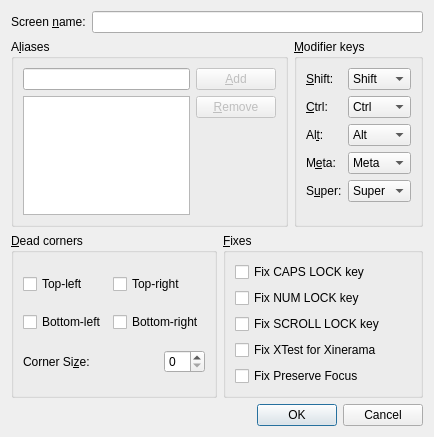
<?xml version="1.0" encoding="UTF-8"?>
<ui version="4.0">
 <class>ScreenSettingsDialog</class>
 <widget class="QDialog" name="ScreenSettingsDialog">
  <property name="geometry">
   <rect>
    <x>0</x>
    <y>0</y>
    <width>434</width>
    <height>437</height>
   </rect>
  </property>
  <property name="windowTitle">
   <string>Screen Settings</string>
  </property>
  <layout class="QVBoxLayout">
   <item>
    <layout class="QHBoxLayout">
     <item>
      <widget class="QLabel" name="label_7">
       <property name="text">
        <string>Screen &amp;name:</string>
       </property>
       <property name="buddy">
        <cstring>m_pLineEditName</cstring>
       </property>
      </widget>
     </item>
     <item>
      <widget class="QLineEdit" name="m_pLineEditName"/>
     </item>
    </layout>
   </item>
   <item>
    <layout class="QHBoxLayout">
     <item>
      <widget class="QGroupBox" name="m_pGroupAliases">
       <property name="enabled">
        <bool>true</bool>
       </property>
       <property name="title">
        <string>A&amp;liases</string>
       </property>
       <property name="checked">
        <bool>false</bool>
       </property>
       <layout class="QGridLayout">
        <item row="0" column="0">
         <widget class="QLineEdit" name="m_pLineEditAlias"/>
        </item>
        <item row="0" column="1">
         <widget class="QPushButton" name="m_pButtonAddAlias">
          <property name="enabled">
           <bool>false</bool>
          </property>
          <property name="text">
           <string>&amp;Add</string>
          </property>
         </widget>
        </item>
        <item row="1" column="0" rowspan="2">
         <widget class="QListWidget" name="m_pListAliases">
          <property name="selectionMode">
           <enum>QAbstractItemView::ExtendedSelection</enum>
          </property>
         </widget>
        </item>
        <item row="1" column="1">
         <widget class="QPushButton" name="m_pButtonRemoveAlias">
          <property name="enabled">
           <bool>false</bool>
          </property>
          <property name="text">
           <string>&amp;Remove</string>
          </property>
         </widget>
        </item>
        <item row="2" column="1">
         <spacer>
          <property name="orientation">
           <enum>Qt::Vertical</enum>
          </property>
          <property name="sizeHint" stdset="0">
           <size>
            <width>20</width>
            <height>126</height>
           </size>
          </property>
         </spacer>
        </item>
       </layout>
      </widget>
     </item>
     <item>
      <widget class="QGroupBox" name="m_pGroupModifiers">
       <property name="title">
        <string>&amp;Modifier keys</string>
       </property>
       <property name="checked">
        <bool>false</bool>
       </property>
       <layout class="QGridLayout">
        <item row="0" column="0">
         <widget class="QLabel" name="label_2">
          <property name="text">
           <string>&amp;Shift:</string>
          </property>
          <property name="buddy">
           <cstring>m_pComboBoxShift</cstring>
          </property>
         </widget>
        </item>
        <item row="0" column="1">
         <widget class="QComboBox" name="m_pComboBoxShift">
          <item>
           <property name="text">
            <string>Shift</string>
           </property>
          </item>
          <item>
           <property name="text">
            <string>Ctrl</string>
           </property>
          </item>
          <item>
           <property name="text">
            <string>Alt</string>
           </property>
          </item>
          <item>
           <property name="text">
            <string>Meta</string>
           </property>
          </item>
          <item>
           <property name="text">
            <string>Super</string>
           </property>
          </item>
          <item>
           <property name="text">
            <string>None</string>
           </property>
          </item>
         </widget>
        </item>
        <item row="1" column="0">
         <widget class="QLabel" name="label_3">
          <property name="text">
           <string>&amp;Ctrl:</string>
          </property>
          <property name="buddy">
           <cstring>m_pComboBoxCtrl</cstring>
          </property>
         </widget>
        </item>
        <item row="1" column="1">
         <widget class="QComboBox" name="m_pComboBoxCtrl">
          <property name="currentIndex">
           <number>1</number>
          </property>
          <item>
           <property name="text">
            <string>Shift</string>
           </property>
          </item>
          <item>
           <property name="text">
            <string>Ctrl</string>
           </property>
          </item>
          <item>
           <property name="text">
            <string>Alt</string>
           </property>
          </item>
          <item>
           <property name="text">
            <string>Meta</string>
           </property>
          </item>
          <item>
           <property name="text">
            <string>Super</string>
           </property>
          </item>
          <item>
           <property name="text">
            <string>None</string>
           </property>
          </item>
         </widget>
        </item>
        <item row="2" column="0">
         <widget class="QLabel" name="label_4">
          <property name="text">
           <string>Al&amp;t:</string>
          </property>
          <property name="buddy">
           <cstring>m_pComboBoxAlt</cstring>
          </property>
         </widget>
        </item>
        <item row="2" column="1">
         <widget class="QComboBox" name="m_pComboBoxAlt">
          <property name="currentIndex">
           <number>2</number>
          </property>
          <item>
           <property name="text">
            <string>Shift</string>
           </property>
          </item>
          <item>
           <property name="text">
            <string>Ctrl</string>
           </property>
          </item>
          <item>
           <property name="text">
            <string>Alt</string>
           </property>
          </item>
          <item>
           <property name="text">
            <string>Meta</string>
           </property>
          </item>
          <item>
           <property name="text">
            <string>Super</string>
           </property>
          </item>
          <item>
           <property name="text">
            <string>None</string>
           </property>
          </item>
         </widget>
        </item>
        <item row="3" column="0">
         <widget class="QLabel" name="label_5">
          <property name="text">
           <string>M&amp;eta:</string>
          </property>
          <property name="buddy">
           <cstring>m_pComboBoxMeta</cstring>
          </property>
         </widget>
        </item>
        <item row="3" column="1">
         <widget class="QComboBox" name="m_pComboBoxMeta">
          <property name="currentIndex">
           <number>3</number>
          </property>
          <item>
           <property name="text">
            <string>Shift</string>
           </property>
          </item>
          <item>
           <property name="text">
            <string>Ctrl</string>
           </property>
          </item>
          <item>
           <property name="text">
            <string>Alt</string>
           </property>
          </item>
          <item>
           <property name="text">
            <string>Meta</string>
           </property>
          </item>
          <item>
           <property name="text">
            <string>Super</string>
           </property>
          </item>
          <item>
           <property name="text">
            <string>None</string>
           </property>
          </item>
         </widget>
        </item>
        <item row="4" column="0">
         <widget class="QLabel" name="label_6">
          <property name="text">
           <string>S&amp;uper:</string>
          </property>
          <property name="buddy">
           <cstring>m_pComboBoxSuper</cstring>
          </property>
         </widget>
        </item>
        <item row="4" column="1">
         <widget class="QComboBox" name="m_pComboBoxSuper">
          <property name="currentIndex">
           <number>4</number>
          </property>
          <item>
           <property name="text">
            <string>Shift</string>
           </property>
          </item>
          <item>
           <property name="text">
            <string>Ctrl</string>
           </property>
          </item>
          <item>
           <property name="text">
            <string>Alt</string>
           </property>
          </item>
          <item>
           <property name="text">
            <string>Meta</string>
           </property>
          </item>
          <item>
           <property name="text">
            <string>Super</string>
           </property>
          </item>
          <item>
           <property name="text">
            <string>None</string>
           </property>
          </item>
         </widget>
        </item>
        <item row="5" column="0">
         <spacer>
          <property name="orientation">
           <enum>Qt::Vertical</enum>
          </property>
          <property name="sizeHint" stdset="0">
           <size>
            <width>20</width>
            <height>40</height>
           </size>
          </property>
         </spacer>
        </item>
       </layout>
      </widget>
     </item>
    </layout>
   </item>
   <item>
    <layout class="QHBoxLayout">
     <item>
      <widget class="QGroupBox" name="m_pGroupSwitchCorners">
       <property name="title">
        <string>&amp;Dead corners</string>
       </property>
       <property name="checked">
        <bool>false</bool>
       </property>
       <layout class="QGridLayout">
        <item row="0" column="0">
         <widget class="QCheckBox" name="m_pCheckBoxCornerTopLeft">
          <property name="text">
           <string>Top-left</string>
          </property>
         </widget>
        </item>
        <item row="0" column="1">
         <widget class="QCheckBox" name="m_pCheckBoxCornerTopRight">
          <property name="text">
           <string>Top-right</string>
          </property>
         </widget>
        </item>
        <item row="1" column="0">
         <widget class="QCheckBox" name="m_pCheckBoxCornerBottomLeft">
          <property name="text">
           <string>Bottom-left</string>
          </property>
         </widget>
        </item>
        <item row="1" column="1">
         <widget class="QCheckBox" name="m_pCheckBoxCornerBottomRight">
          <property name="text">
           <string>Bottom-right</string>
          </property>
         </widget>
        </item>
        <item row="2" column="0" colspan="2">
         <layout class="QHBoxLayout">
          <item>
           <widget class="QLabel" name="label">
            <property name="text">
             <string>Corner Si&amp;ze:</string>
            </property>
            <property name="buddy">
             <cstring>m_pSpinBoxSwitchCornerSize</cstring>
            </property>
           </widget>
          </item>
          <item>
           <spacer>
            <property name="orientation">
             <enum>Qt::Horizontal</enum>
            </property>
            <property name="sizeHint" stdset="0">
             <size>
              <width>40</width>
              <height>20</height>
             </size>
            </property>
           </spacer>
          </item>
          <item>
           <widget class="QSpinBox" name="m_pSpinBoxSwitchCornerSize"/>
          </item>
         </layout>
        </item>
       </layout>
      </widget>
     </item>
     <item>
      <widget class="QGroupBox" name="m_pGroupFixes">
       <property name="title">
        <string>&amp;Fixes</string>
       </property>
       <property name="checked">
        <bool>false</bool>
       </property>
       <layout class="QGridLayout">
        <item row="0" column="0">
         <widget class="QCheckBox" name="m_pCheckBoxCapsLock">
          <property name="text">
           <string>Fix CAPS LOCK key</string>
          </property>
         </widget>
        </item>
        <item row="1" column="0">
         <widget class="QCheckBox" name="m_pCheckBoxNumLock">
          <property name="text">
           <string>Fix NUM LOCK key</string>
          </property>
         </widget>
        </item>
        <item row="2" column="0">
         <widget class="QCheckBox" name="m_pCheckBoxScrollLock">
          <property name="text">
           <string>Fix SCROLL LOCK key</string>
          </property>
         </widget>
        </item>
        <item row="3" column="0">
         <widget class="QCheckBox" name="m_pCheckBoxXTest">
          <property name="text">
           <string>Fix XTest for Xinerama</string>
          </property>
          <property name="checked">
           <bool>false</bool>
          </property>
         </widget>
        </item>
	<item row="4" column="0">
         <widget class="QCheckBox" name="m_pCheckBoxPreserveFocus">
          <property name="text">
           <string>Fix Preserve Focus</string>
          </property>
          <property name="checked">
           <bool>false</bool>
          </property>
         </widget>
        </item>
        <item row="5" column="0">
         <spacer>
          <property name="orientation">
           <enum>Qt::Vertical</enum>
          </property>
          <property name="sizeHint" stdset="0">
           <size>
            <width>20</width>
            <height>40</height>
           </size>
          </property>
         </spacer>
        </item>
       </layout>
      </widget>
     </item>
    </layout>
   </item>
   <item>
    <spacer>
     <property name="orientation">
      <enum>Qt::Vertical</enum>
     </property>
     <property name="sizeHint" stdset="0">
      <size>
       <width>20</width>
       <height>40</height>
      </size>
     </property>
    </spacer>
   </item>
   <item>
    <widget class="QDialogButtonBox" name="m_pButtonBox">
     <property name="orientation">
      <enum>Qt::Horizontal</enum>
     </property>
     <property name="standardButtons">
      <set>QDialogButtonBox::Cancel|QDialogButtonBox::Ok</set>
     </property>
    </widget>
   </item>
  </layout>
 </widget>
 <resources/>
 <connections>
  <connection>
   <sender>m_pButtonBox</sender>
   <signal>accepted()</signal>
   <receiver>ScreenSettingsDialog</receiver>
   <slot>accept()</slot>
   <hints>
    <hint type="sourcelabel">
     <x>222</x>
     <y>502</y>
    </hint>
    <hint type="destinationlabel">
     <x>157</x>
     <y>274</y>
    </hint>
   </hints>
  </connection>
  <connection>
   <sender>m_pButtonBox</sender>
   <signal>rejected()</signal>
   <receiver>ScreenSettingsDialog</receiver>
   <slot>reject()</slot>
   <hints>
    <hint type="sourcelabel">
     <x>290</x>
     <y>508</y>
    </hint>
    <hint type="destinationlabel">
     <x>286</x>
     <y>274</y>
    </hint>
   </hints>
  </connection>
 </connections>
</ui>
